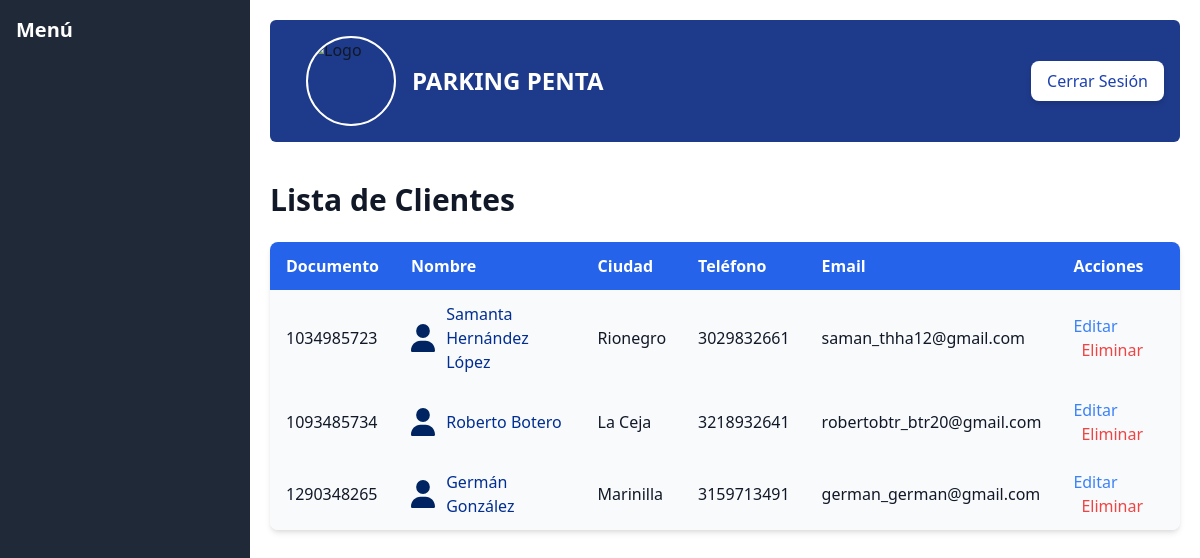
Before: /view/empleados/empleado.php (signed in) with the older database file.
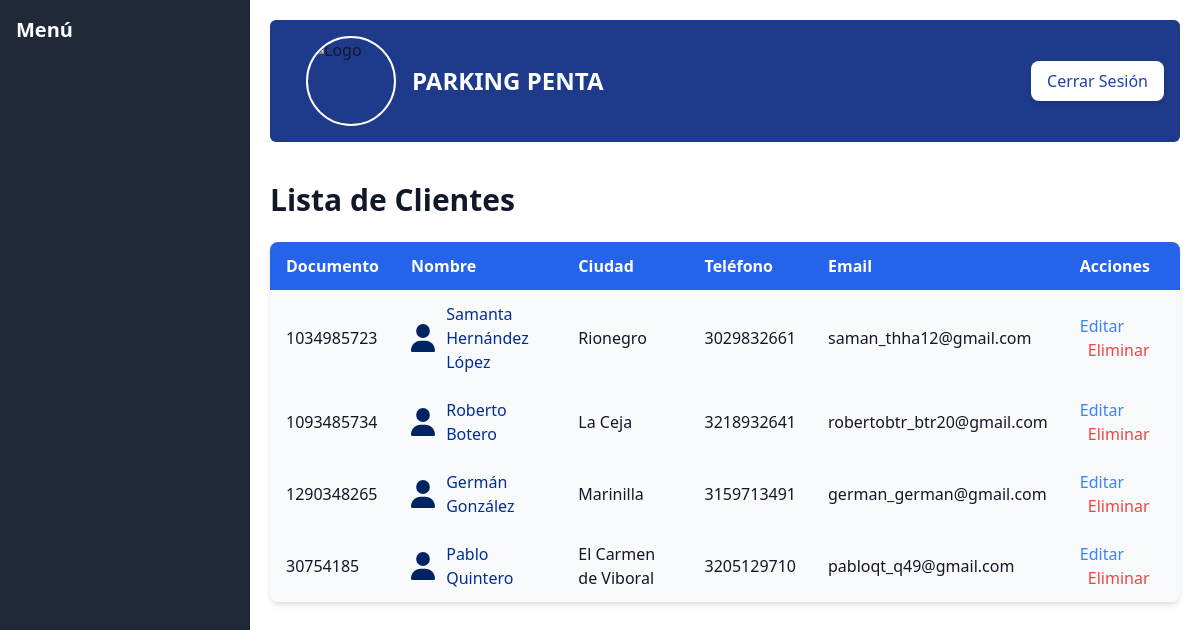
After: the same page with the newer database file.
### tables this page shows
CREATE TABLE `clientes` (
  `id_cliente` int(11) NOT NULL,
  `documento` int(11) NOT NULL,
  `nombre` varchar(30) NOT NULL,
  `ciudad` varchar(30) NOT NULL,
  `direccion` varchar(60) NOT NULL,
  `telefono` varchar(20) NOT NULL,
  `email` varchar(60) NOT NULL,
  `deshabilitado` tinyint(4) NOT NULL DEFAULT 0
);

### controllers/customer_controller.php (called while the page is built, shortened)
<?php
require_once('../../models/customer_model.php');
class CustomerController {
    private $model;
    public function __construct() {
        $this->model = new CustomerModel();
    }
    public function showAll_customers() {
        return $this->model->getAll_customers();
    }
}
?>

### models/customer_model.php (called while the page is built, shortened)
<?php
class CustomerModel {
    private $connection;
    public function __construct() {
        $this->connection = mysqli_connect('localhost', 'root', '', 'dbpenta');
    }
    public function getAll_customers() {
        return mysqli_execute_query($this->connection, 'SELECT * FROM clientes WHERE deshabilitado = ?', [0]);
    }
}
?>

### view/empleados/lista_clientes.php (the view, shortened to what this page needs)
<?php
$controller = new CustomerController();
$employees = $controller->showAll_customers();
while ($employee = mysqli_fetch_assoc($employees)) {
    echo "<tr id='row-{$employee['documento']}'>";
    echo "<td class='py-3 px-4'>{$employee['documento']}</td>";
    echo "<td class='py-3 px-4'><a class='customer' href='cliente_info.php?id_cliente={$employee['id_cliente']}'><img src='../../images/user-regular.svg' alt='user' style='width: 1.5em' />{$employee['nombre']}</a></td>";
    echo "<td class='py-3 px-4'>{$employee['ciudad']}</td>";
    echo "<td class='py-3 px-4'>{$employee['telefono']}</td>";
    echo "<td class='py-3 px-4'>{$employee['email']}</td>";
    echo "<td class='py-3 px-4'>
            <a href='edit_cliente.php?id_cliente={$employee['id_cliente']}' class='text-blue-500 hover:underline'>Editar</a>
            <a href='#' class='text-red-500 hover:underline ml-2' onclick='deleteEmployee(\"{$employee['documento']}\")'>Eliminar</a>
          </td>";
    echo "</tr>";
}
?>

### view/empleados/empleado.php (shortened to what this page needs)
<?php
    require_once('../../controllers/customer_controller.php');
    $user = $_SESSION['user'];
?>
<!DOCTYPE html>
<html lang="es">
<head>
    <script src="https://cdn.tailwindcss.com?plugins=forms,typography,aspect-ratio,line-clamp,container-queries"></script>
    <link href="https://cdn.jsdelivr.net/npm/tailwindcss@2.2.19/dist/tailwind.min.css" rel="stylesheet">
    <link href="../../styles/admin.css" rel="stylesheet">
</head>
<body class="bg-gray text-gray-900">
    <?php include '../reutils/navbar.php'; ?>
    <div id="content" class="m-0">
        <?php include '../reutils/navbar-user.php' ?>
        <main class="container mx-auto mt-10">
            <div class="flex justify-between items-center">
                <h2 class="text-3xl font-semibold changer">Lista de Clientes</h2>
            </div>
            <div class="mt-6 bg-white shadow-md rounded-lg overflow-hidden">
                <table class="min-w-full">
                    <thead class="bg-blue-600 text-white">
                        <tr>
                            <th class="py-3 px-4 text-left">Documento</th>
                            <th class="py-3 px-4 text-left">Nombre</th>
                            <th class="py-3 px-4 text-left">Ciudad</th>
                            <th class="py-3 px-4 text-left">Teléfono</th>
                            <th class="py-3 px-4 text-left">Email</th>
                            <th class="py-3 px-4 text-left">Acciones</th>
                        </tr>
                    </thead>
                    <tbody id="inventory-body" class="bg-gray-50">
                        <?php include 'lista_clientes.php'; ?>
                    </tbody>
                </table>
            </div>
        </main>
    </div>
</body>
</html>

### view/reutils/navbar.php (shortened to what this page needs)
<!DOCTYPE html>
<html lang="en">
<head>
    <script src="https://cdn.tailwindcss.com?plugins=forms,typography,aspect-ratio,line-clamp,container-queries"></script>
    <script src="https://cdn.tailwindcss.com"></script>
    <link href="https://cdn.jsdelivr.net/npm/tailwindcss@2.2.19/dist/tailwind.min.css" rel="stylesheet">
    <link href="../../styles/admin.css" rel="stylesheet">
</head>
<body>
    <div id="sidebar" class="p-4">
        <h2 class="text-xl font-semibold mb-6">Menú</h2>
    </div>
</body>
</html>

### view/reutils/navbar-user.php (shortened to what this page needs)
<?php
    $user_pfp = $user['pic_user'] == 'blank-avatar.webp' ? '../../images/' . $user['pic_user'] : '../../uploads/' . $user['pic_user'];
?>
<!DOCTYPE html>
<html lang="en">
<head>
</head>
<body>
    <nav class="bg-blue-900 p-4 w-full rounded-md">
        <div class="container mx-auto flex justify-between items-center">
            <div class="flex items-center">
                <div id="logo-container">
                    <img id="logo-preview" src='<?= $user_pfp ?>' alt="Logo">
                </div>
                <div class="flex flex-col">
                    <h1 class="text-2xl text-white font-bold ml-4">PARKING PENTA</h1>
                </div>
            </div>
            <form method="post">
                <button class="bg-white text-blue-800 px-4 py-2 rounded-lg shadow-md hover:bg-blue-100" name="logout">
                    Cerrar Sesión
                </button>
            </form>
        </div>
    </nav>
</body>
</html>

### styles/admin.css (style rules this page uses)
* { margin: 0; padding: 0; box-sizing: border-box; }
body { display: flex; min-height: 100vh; flex-direction: row; }
#sidebar { width: 250px; height: 100vh; overflow-y: auto; position: fixed; top: 0; left: 0; background-color: #1f2937; color: #ffffff; }
#content { margin-left: 250px; padding: 20px; flex: 1; }
#logo-preview { width: 90px; height: 90px; border-radius: 50%; object-fit: cover; border: 2px solid #ffff; cursor: pointer; }
#logo-container { display: flex; align-items: center; margin-left: 20px; }
table tbody tr td .customer { display: flex; align-items: center; gap: 0.7em; color: #002e92; }

Changed rows visible on the page:
added clientes: documento "30754185", nombre "Pablo Quintero", ciudad "El Carmen de Viboral", telefono "3205129710", email "pabloqt_q49@gmail.com"
